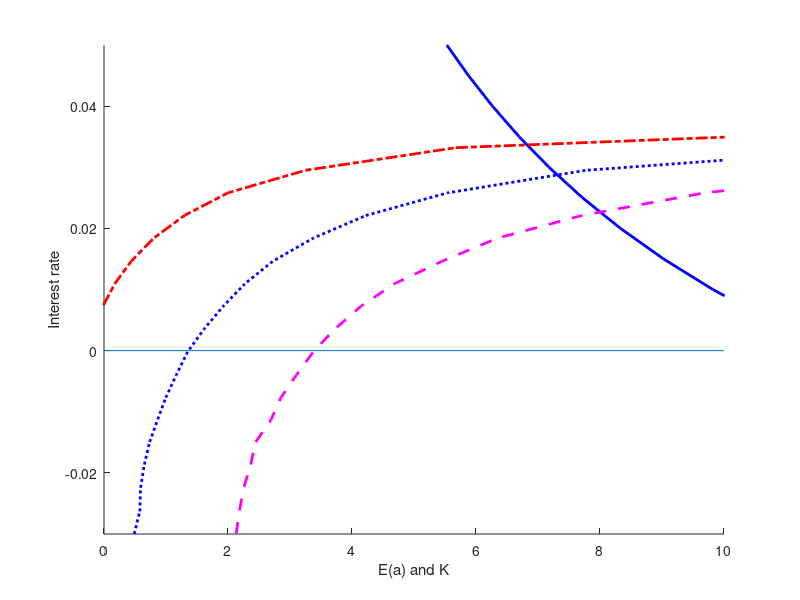

MATLAB code to generate this figure: (Note: this script raises an error after producing the figure.)
  

clc; close all; 


R_K = 0:0.005:0.05;
K=[11.8051   10.7382    9.8208    9.0252    8.3301    7.7186    7.1775    6.6959    6.2651  5.8780    5.5286]



R=[-0.0300   -0.0263   -0.0226   -0.0188   -0.0151   -0.0114   -0.0077   -0.0040   -0.0002     0.0035    0.0072    0.0109    0.0146    0.0184    0.0221    0.0258    0.0295    0.0332 0.0369    0.0407];
% BASE (sig=0.4)
A_B=[0.4870    0.5779    0.5880    0.6475    0.7316    0.8605    0.9963    1.1638    1.3488   1.6110    1.9178    2.2684    2.7189    3.3725    4.2229    5.5358    7.7716   12.7357 17.6426   20.2866];
  
  
% sig=0.2
A2=[-2.1155   -2.1127   -2.0930   -2.0640   -2.0298   -1.9436   -1.9196   -1.8733   -1.8453   -1.7130   -1.6024   -1.5160   -1.3829   -1.1986   -0.9520   -0.5673   -0.0079    0.9699   3.7428   18.2801];

% sig=0.3
A3=[   -0.9500   -0.9236   -0.8820   -0.8818   -0.8289   -0.7451   -0.6651   -0.5470   -0.4541   -0.2148   -0.0216    0.1711    0.4373    0.8011    1.2967    1.9951    3.2486    5.6748    14.9499   19.0621];

% sig=0.5
A5=[2.1312    2.1832    2.2489    2.3649    2.4364    2.6887    2.8531    3.1024    3.3755    3.7190    4.1371    4.6748    5.4468    6.3475    7.7045    9.6802   12.9269   16.8864   19.0995   21.5543];

% sig=0.6
A6=[3.9470    3.9766    4.0651    4.2069    4.4117    4.6110    4.8378    5.1618    5.5681 6.0580    6.6518    7.4100    8.3966    9.7167   11.3317   13.8231   16.5897   18.6853 20.5303   24.7081];



save('fig_5_3.mat');

    figure('Name','Aiyagari sigma')
    xlabel('E(a) and K')
    ylabel('Interest rate')
    hold on
    plot(K,R_K,'b','LineWidth',2)
    plot(A3,R,'r-.','LineWidth',2)
    plot(A_B,R,'b:','LineWidth',2)
    plot(A5,R,'m--','LineWidth',2)
    xlim([0 10])
    ylim([-0.03 0.05])
    line([-5,10],[0 0])
    hold off
    legend('K','E(a): low \sigma','E(a): baseline','E(a): high \sigma','Location','SE')
    box on
    grid on
    set(gca,'FontSize',12,'FontName','Times New Roman');
    saveas(gcf,'fig_aiyagari_sig.eps','epsc2')
    saveas(gcf,'fig_aiyagari_sig.pdf','pdf')
    